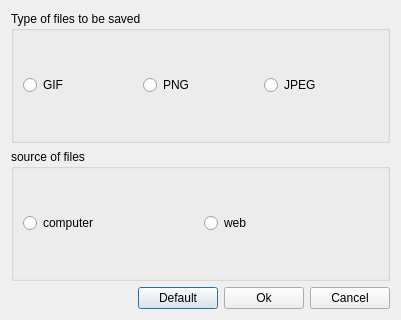
<?xml version="1.0" encoding="UTF-8"?>
<ui version="4.0">
 <class>Settings</class>
 <widget class="QDialog" name="Settings">
  <property name="geometry">
   <rect>
    <x>0</x>
    <y>0</y>
    <width>401</width>
    <height>320</height>
   </rect>
  </property>
  <property name="windowTitle">
   <string>Dialog</string>
  </property>
  <layout class="QVBoxLayout" name="verticalLayout">
   <item>
    <widget class="QGroupBox" name="groupBox">
     <property name="title">
      <string>Type of files to be saved</string>
     </property>
     <layout class="QHBoxLayout" name="horizontalLayout">
      <item>
       <widget class="QRadioButton" name="GIF">
        <property name="text">
         <string>GIF</string>
        </property>
       </widget>
      </item>
      <item>
       <widget class="QRadioButton" name="PNG">
        <property name="text">
         <string>PNG</string>
        </property>
       </widget>
      </item>
      <item>
       <widget class="QRadioButton" name="JPG">
        <property name="text">
         <string>JPEG</string>
        </property>
       </widget>
      </item>
     </layout>
    </widget>
   </item>
   <item>
    <widget class="QGroupBox" name="groupBox_2">
     <property name="title">
      <string>source of files</string>
     </property>
     <layout class="QHBoxLayout" name="horizontalLayout_2">
      <item>
       <widget class="QRadioButton" name="computer">
        <property name="text">
         <string>computer</string>
        </property>
       </widget>
      </item>
      <item>
       <widget class="QRadioButton" name="web">
        <property name="text">
         <string>web</string>
        </property>
       </widget>
      </item>
     </layout>
    </widget>
   </item>
   <item>
    <layout class="QHBoxLayout" name="horizontalLayout_3">
     <item>
      <spacer name="horizontalSpacer">
       <property name="orientation">
        <enum>Qt::Horizontal</enum>
       </property>
       <property name="sizeHint" stdset="0">
        <size>
         <width>40</width>
         <height>20</height>
        </size>
       </property>
      </spacer>
     </item>
     <item>
      <widget class="QPushButton" name="Default">
       <property name="text">
        <string>Default</string>
       </property>
      </widget>
     </item>
     <item>
      <widget class="QPushButton" name="Ok">
       <property name="text">
        <string>Ok</string>
       </property>
      </widget>
     </item>
     <item>
      <widget class="QPushButton" name="Cancel">
       <property name="text">
        <string>Cancel</string>
       </property>
      </widget>
     </item>
    </layout>
   </item>
  </layout>
 </widget>
 <resources/>
 <connections/>
</ui>
